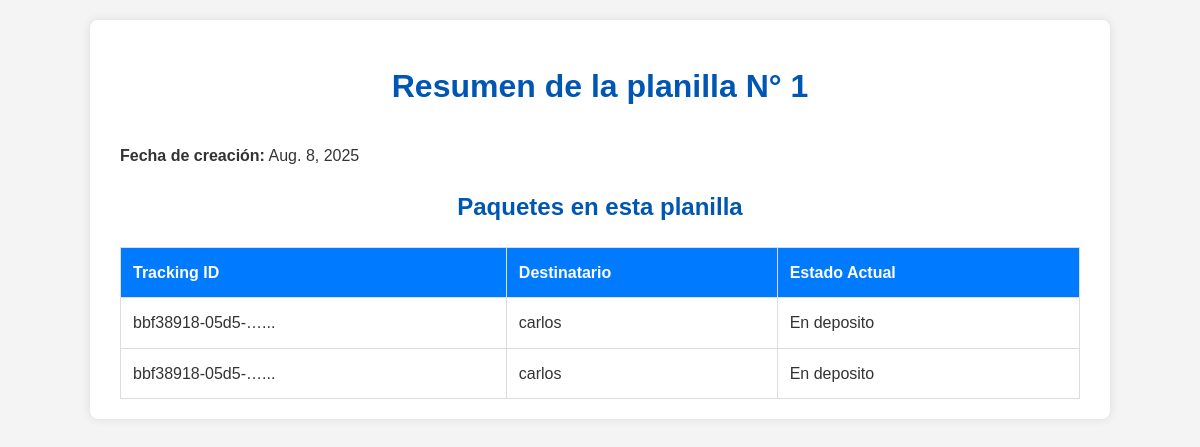
The page /front/planillas/1/resumen/ on the database its author committed.
### core/models.py (models this page shows, shortened)
class Planilla(models.Model):
    numero = models.IntegerField(primary_key=True, unique=True)
    fecha = models.DateField()

class Paquete(models.Model):
    tracking = models.UUIDField(primary_key=True, default=uuid.uuid4, editable=False) #uso uuid para crear un tracking unico para cada paquete
    direccion = models.CharField(max_length=60)
    telefono = models.CharField(max_length=20)
    nombre = models.CharField(max_length=60)
    peso = models.DecimalField(max_digits=10, decimal_places=2)
    altura = models.DecimalField(max_digits=10, decimal_places=2)
    estado = models.CharField(max_length=20, choices=ESTADOS, default='en_deposito',)
    cliente = models.ForeignKey(Cliente, on_delete=models.CASCADE)
    tipo_paquete = models.CharField(max_length=1)

### core/views.py (the view)
# urls.py: path('front/planillas/<int:pk>/resumen/', front_resumen_planilla, name='front-planilla-resumen'),
def front_resumen_planilla(request, pk):
    planilla = get_object_or_404(Planilla, pk=pk)
    paquetes_asociados = Paquete.objects.filter(item__planilla=planilla)
    context = {
        'planilla': planilla,
        'paquetes': paquetes_asociados
    }
    return render(request, 'resumen_planilla.html', context)

### templates/resumen_planilla.html (shortened to what this page needs)
{% load static %}
<!DOCTYPE html>
<html lang="es">
<head>
    <link rel="stylesheet" href="{% static 'css/style.css' %}">
</head>
<body>
    <div class="container">
        <h1>Resumen de la planilla N° {{ planilla.numero }}</h1>
        <p><strong>Fecha de creación:</strong> {{ planilla.fecha }}</p>
        <h2>Paquetes en esta planilla</h2>
        <table>
            <thead>
                <tr>
                    <th>Tracking ID</th>
                    <th>Destinatario</th>
                    <th>Estado Actual</th>
                </tr>
            </thead>
            <tbody>
                {% for paquete in paquetes %}
                    <tr>
                        <td>{{ paquete.tracking|truncatechars:15 }}...</td>
                        <td>{{ paquete.nombre }}</td>
                        <td>{{ paquete.get_estado_display }}</td>
                    </tr>
                {% empty %}
                    <tr>
                        <td colspan="3">Esta planilla no tiene paquetes asignados.</td>
                    </tr>
                {% endfor %}
            </tbody>
        </table>
    </div>
</body>
</html>

### static/css/style.css (style rules this page uses)
body { font-family: sans-serif; background-color: #f4f4f4; color: #333; line-height: 1.6; padding: 20px; margin: 0; }
.container { max-width: 960px; margin: auto; background: #fff; padding: 20px 30px; border-radius: 8px; box-shadow: 0 0 10px rgba(0, 0, 0, 0.1); }
h1, h2 { color: #0056b3; text-align: center; }
h1 { margin-bottom: 30px; }
table { width: 100%; border-collapse: collapse; margin-top: 20px; }
th, td { padding: 12px; border: 1px solid #ddd; text-align: left; }
th { background-color: #007bff; color: white; }

### rows shown on the page
Planilla: numero "1", fecha "Aug. 8, 2025"
Paquete: tracking "bbf38918-05d5-…", nombre "carlos", estado "En deposito"
